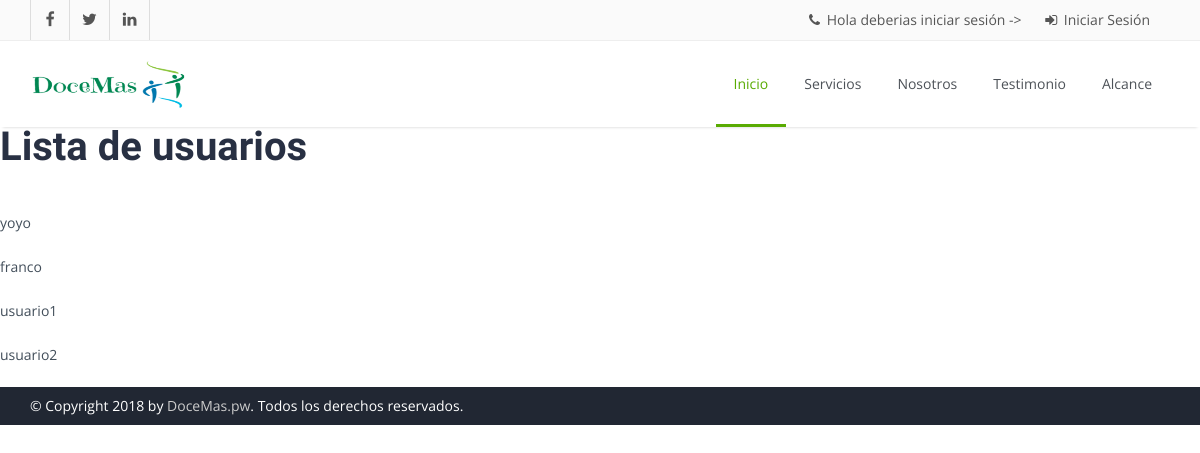
/adm/users, run on an earlier commit of the app's database.
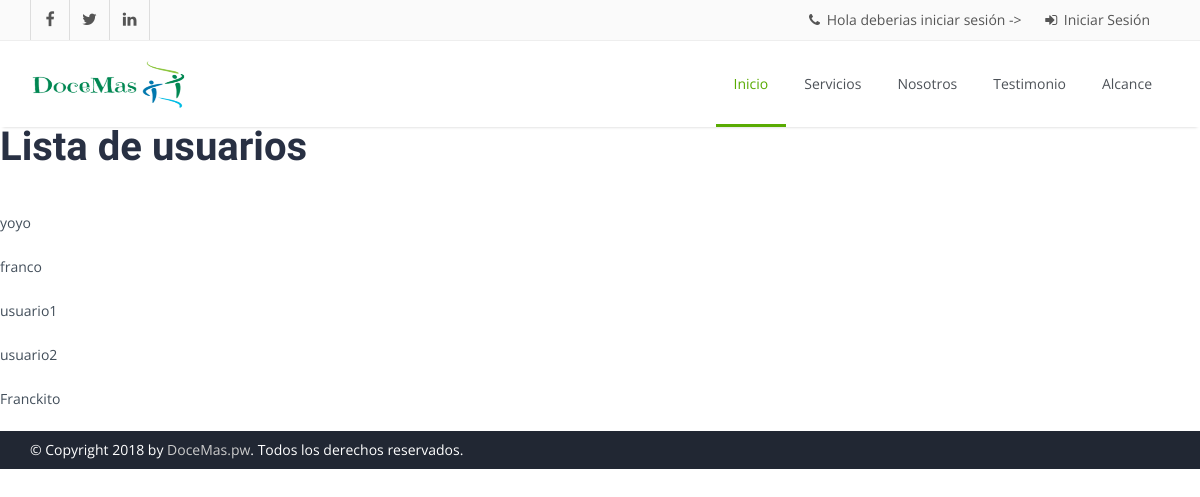
And on a later commit of the database.
### users/models.py (models this page shows, shortened)
class Usuario(AbstractUser):
    rut = models.CharField(max_length=11,blank=True)
    fecha_nac = models.DateField(auto_now_add=True)
    direccion = models.CharField(max_length=50,blank=True)
    telefono = models.CharField(max_length=12,blank=True)
    presentacion = models.CharField(max_length=500,blank=True)
    colegio = models.ForeignKey(Colegio,null=True,blank=True,on_delete=models.CASCADE)

### users/views.py (the view)
# urls.py: url(r'^adm/users$', ListUsersView.as_view(), name='list_users'), #url normal basada en clase
class ListUsersView(View):
    def get(self, request):
        users_list = Usuario.objects.all()
        """
        html = '<ul>'
        for photo in photos:
            html += '<li>'+photo.name+'</li>'
        html += '</ul>'
        """
        context = {
            "users_list" : users_list
        }
        return render(request,"users/list_users.html", context)

### users/templates/users/list_users.html (shortened to what this page needs)
{% extends 'base.html' %}
{%block section %}
    <h1>Lista de usuarios</h1>
    {% for user in users_list %}
        <p>{{user.username}}</p>
    {% endfor %}
{% endblock %}

What changed in the data, as far as the page shows it:
added Usuario: username "Franckito"
